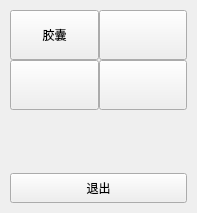
<?xml version="1.0" encoding="UTF-8"?>
<ui version="4.0">
 <class>MainMenu</class>
 <widget class="QDialog" name="MainMenu">
  <property name="geometry">
   <rect>
    <x>0</x>
    <y>0</y>
    <width>197</width>
    <height>213</height>
   </rect>
  </property>
  <property name="windowTitle">
   <string>Dialog</string>
  </property>
  <layout class="QVBoxLayout" name="verticalLayout">
   <property name="leftMargin">
    <number>10</number>
   </property>
   <property name="topMargin">
    <number>10</number>
   </property>
   <property name="rightMargin">
    <number>10</number>
   </property>
   <property name="bottomMargin">
    <number>10</number>
   </property>
   <item>
    <layout class="QGridLayout" name="gridLayout">
     <property name="spacing">
      <number>0</number>
     </property>
     <item row="0" column="0">
      <widget class="MenuButton" name="toolButton_capsule">
       <property name="sizePolicy">
        <sizepolicy hsizetype="Preferred" vsizetype="Preferred">
         <horstretch>0</horstretch>
         <verstretch>0</verstretch>
        </sizepolicy>
       </property>
       <property name="minimumSize">
        <size>
         <width>0</width>
         <height>50</height>
        </size>
       </property>
       <property name="text">
        <string>胶囊</string>
       </property>
      </widget>
     </item>
     <item row="0" column="1">
      <widget class="MenuButton" name="toolButton_2">
       <property name="sizePolicy">
        <sizepolicy hsizetype="Preferred" vsizetype="Preferred">
         <horstretch>0</horstretch>
         <verstretch>0</verstretch>
        </sizepolicy>
       </property>
       <property name="minimumSize">
        <size>
         <width>0</width>
         <height>50</height>
        </size>
       </property>
       <property name="text">
        <string/>
       </property>
      </widget>
     </item>
     <item row="1" column="0">
      <widget class="MenuButton" name="toolButton_3">
       <property name="sizePolicy">
        <sizepolicy hsizetype="Preferred" vsizetype="Preferred">
         <horstretch>0</horstretch>
         <verstretch>0</verstretch>
        </sizepolicy>
       </property>
       <property name="minimumSize">
        <size>
         <width>0</width>
         <height>50</height>
        </size>
       </property>
       <property name="text">
        <string/>
       </property>
      </widget>
     </item>
     <item row="1" column="1">
      <widget class="MenuButton" name="toolButton_4">
       <property name="sizePolicy">
        <sizepolicy hsizetype="Preferred" vsizetype="Preferred">
         <horstretch>0</horstretch>
         <verstretch>0</verstretch>
        </sizepolicy>
       </property>
       <property name="minimumSize">
        <size>
         <width>0</width>
         <height>50</height>
        </size>
       </property>
       <property name="text">
        <string/>
       </property>
      </widget>
     </item>
    </layout>
   </item>
   <item>
    <spacer name="verticalSpacer">
     <property name="orientation">
      <enum>Qt::Vertical</enum>
     </property>
     <property name="sizeHint" stdset="0">
      <size>
       <width>20</width>
       <height>318</height>
      </size>
     </property>
    </spacer>
   </item>
   <item>
    <widget class="TextButton" name="toolButton_quit">
     <property name="sizePolicy">
      <sizepolicy hsizetype="Preferred" vsizetype="Preferred">
       <horstretch>0</horstretch>
       <verstretch>0</verstretch>
      </sizepolicy>
     </property>
     <property name="minimumSize">
      <size>
       <width>0</width>
       <height>30</height>
      </size>
     </property>
     <property name="text">
      <string>退出</string>
     </property>
    </widget>
   </item>
  </layout>
 </widget>
 <customwidgets>
  <customwidget>
   <class>MenuButton</class>
   <extends>QToolButton</extends>
   <header>menubutton.h</header>
  </customwidget>
  <customwidget>
   <class>TextButton</class>
   <extends>QToolButton</extends>
   <header>textbutton.h</header>
  </customwidget>
 </customwidgets>
 <resources/>
 <connections/>
</ui>
